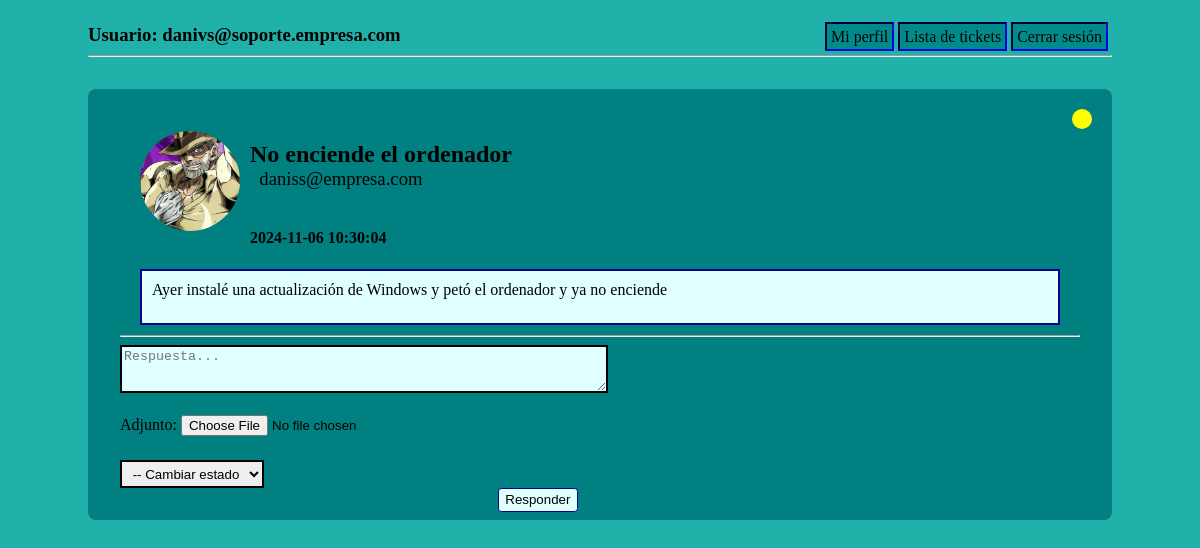
/ticket.php?id=3 (signed in), run on an earlier commit of the app's database.
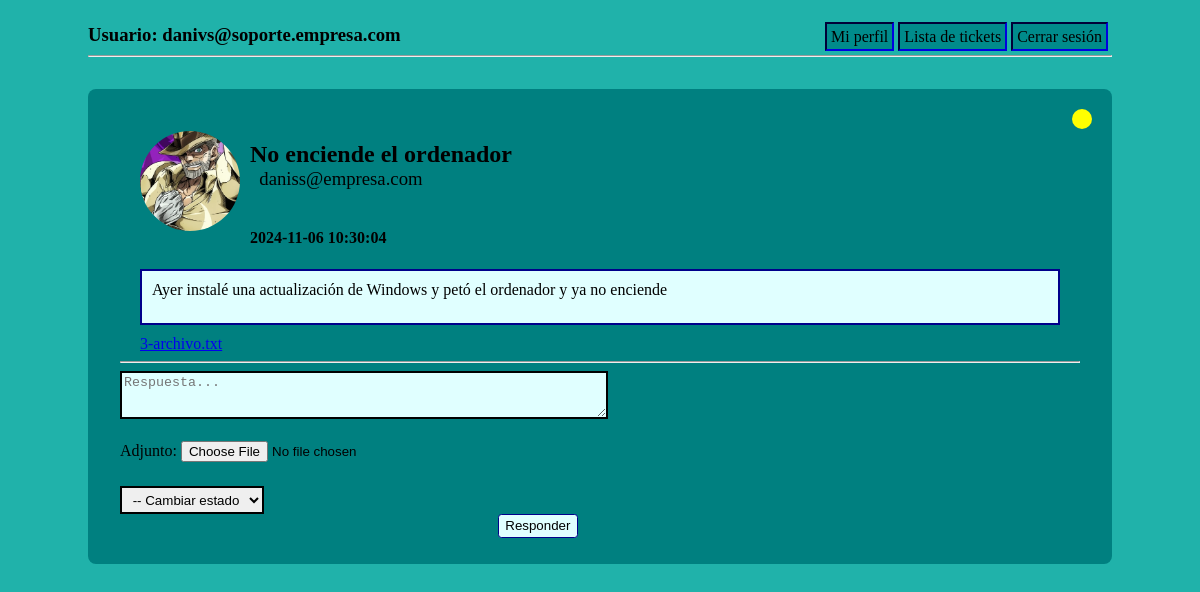
And on a later commit of the database.
### tables this page shows
CREATE TABLE Ticket (
	idTicket INT(10) PRIMARY KEY AUTO_INCREMENT,
	email VARCHAR(255),
	priority INT(1),
	subject VARCHAR(255),
	state INT(1),
	messBody TEXT,
	attachment VARCHAR(100),
	sentDate TIMESTAMP DEFAULT CURRENT_TIMESTAMP,
	CONSTRAINT FOREIGN KEY(email) REFERENCES AppUser(email) ON DELETE CASCADE,
	CONSTRAINT FOREIGN KEY(priority) REFERENCES Priority(idPr),
	CONSTRAINT FOREIGN KEY(state) REFERENCES State(idState)
);

### file_dir.php (called while the page is built)
<?php
$attach_directory = "./uploads/";
$profile_picture_directory = $attach_directory . "ProfilePictures/";

### func.php (the view, shortened to what this page needs)
<?php
function returnPPstring($name) {
    require "file_dir.php";
    if (file_exists($profile_picture_directory . $name . ".png")) {
        return      $profile_picture_directory . $name . ".png";
    } else {
        return $profile_picture_directory . "defaultPP.png";
    }
}
function printSVG($state) {
    switch ($state) {
        case '2':
            echo '<svg><circle r="10" cx="10" cy="10" fill="yellow"/></svg>';
            break;
    }
}
function querryTickets(?int $id_ticket = -1) {
    require "conection.php";
    $bd = new PDO(
        "mysql:dbname=".$bd_config["bd_name"].";host=".$bd_config["ip"],
        $bd_config["user"],
        $bd_config["password"]
    );
    $select = 'SELECT * FROM ticket WHERE 1 = 1';
    if (0 <= $id_ticket) {
        $select = $select . ' AND idTicket =' . $id_ticket;
    }
    return $bd->query($select);
}
function printTicketParameters($subject, $messBody, $email, $state, $sentDate, ?int $id_ticket = -1, ?string $attachment_name = "") {
    require "file_dir.php";
    echo '<a href="profile.php?email='. $email .'"> <img src="' . returnPPstring($email) . '" alt="foto de perfil"></a>';
    if ($subject != "") {
        echo "<h2>";
        echo $subject;
        echo "</h2>";
    }
    ?>
    <h3> <a href=<?="profile.php?email=$email" ?> class="linkemail"><?= $email ?> </a></h3><br>
    <h4> <?= $sentDate ?> </h4>
    <?php    printSVG($state); ?>
    <div> <?= nl2br($messBody)?></div>
    <?php
    if ($attachment_name != "") {
        require "file_dir.php";
        echo "<a href='" . $attach_directory . $attachment_name . "' class='file-open-box' download>" . $attachment_name . "<a>";
    }
}

### ticket.php (shortened to what this page needs)
<!DOCTYPE html>
<html lang="en">
<head>
    <link rel="stylesheet" href="css/ticket.css">
</head>
<?php require_once "header.php"; ?>
<body>
    <?php
        require_once "conection.php";
        require_once "func.php";
        $tickets = querryTickets($_GET["id"]);
        if($tickets->rowCount() <= 0){
            echo "<p id='not-found-message'> No existe ese ticket </p>";
        }else {
            echo    '<div class="ticket">';
            foreach ($tickets as $ticket) {
                printTicketParameters($ticket["subject"], $ticket["messBody"], $ticket["email"], $ticket["state"], $ticket["sentDate"], -1, $ticket["attachment"]);
                if ($_SESSION["rol"] == 1 || $ticket["state"] == 2) {
                ?>
                    <hr>
                    <form action="" method="post" enctype="multipart/form-data">
                    <textarea name="ans" placeholder="Respuesta..." id="ans" required></textarea><br><br>
                    <label for="attachment">Adjunto: </label>
                    <input type="file" name="attachment" id="attachment"><br><br>
                    <?php
                    if ($_SESSION["rol"] == 1) {
                    ?>
                        <select name="changeStatus" id="changestatus">
                            <option value="0">-- Cambiar estado --</option>
                        </select>
                    <?php
                    }
                    ?>
                    <br>
                    <input type="submit" value="Responder" id="button-ans">
                    </form>
                <?php
                }
            }
            echo    '</div>';
        }
    ?>
</body>
</html>

What changed in the data, as far as the page shows it:
changed ticket "No enciende el ordenador": attachment (not shown) → "3-archivo.txt"
